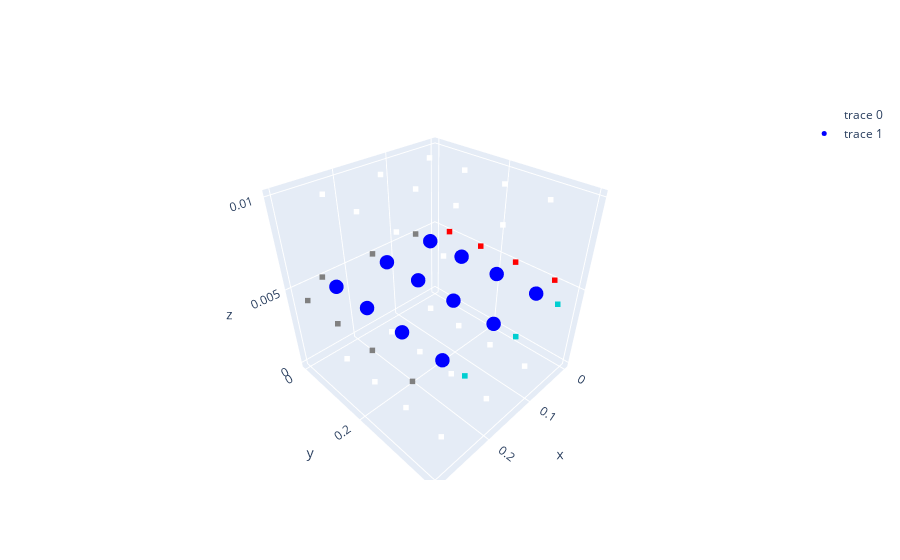

The notebook cell this image was saved under:
### Code cell
malla.draw()

### Figure 1 — Plotly figure (JSON) as saved in the notebook; plotly's stock layout.template omitted (floating-point values rounded to 4 significant figures)
{"data": [{"marker": {"color": ["white", "white", "white", "white", "white", "white", "white", "white", "white", "white", "white", "white", "gray", "gray", "gray", "red", "gray", "red", "gray", "red", "gray", "red", "gray", "darkturquoise", "darkturquoise", "darkturquoise", "white", "white", "white", "white", "white", "white", "white", "white", "white", "white", "white", "white"], "size": 2, "symbol": "square"}, "mode": "markers", "type": "scatter3d", "x": [0.05, 0.15, 0.25, 0.05, 0.15, 0.25, 0.05, 0.15, 0.25, 0.05, 0.15, 0.25, 0.05, 0.15, 0.25, 0, 0.3, 0, 0.3, 0, 0.3, 0, 0.3, 0.05, 0.15, 0.25, 0.05, 0.15, 0.25, 0.05, 0.15, 0.25, 0.05, 0.15, 0.25, 0.05, 0.15, 0.25], "y": [0.05, 0.05, 0.05, 0.15, 0.15, 0.15, 0.25, 0.25, 0.25, 0.35, 0.35, 0.35, 0, 0, 0, 0.05, 0.05, 0.15, 0.15, 0.25, 0.25, 0.35, 0.35, 0.4, 0.4, 0.4, 0.05, 0.05, 0.05, 0.15, 0.15, 0.15, 0.25, 0.25, 0.25, 0.35, 0.35, 0.35], "z": [0, 0, 0, 0, 0, 0, 0, 0, 0, 0, 0, 0, 0.005, 0.005, 0.005, 0.005, 0.005, 0.005, 0.005, 0.005, 0.005, 0.005, 0.005, 0.005, 0.005, 0.005, 0.01, 0.01, 0.01, 0.01, 0.01, 0.01, 0.01, 0.01, 0.01, 0.01, 0.01, 0.01]}, {"marker": {"color": "blue", "size": 5}, "mode": "markers", "type": "scatter3d", "x": [0.05, 0.15, 0.25, 0.05, 0.15, 0.25, 0.05, 0.15, 0.25, 0.05, 0.15, 0.25], "y": [0.05, 0.05, 0.05, 0.15, 0.15, 0.15, 0.25, 0.25, 0.25, 0.35, 0.35, 0.35], "z": [0.005, 0.005, 0.005, 0.005, 0.005, 0.005, 0.005, 0.005, 0.005, 0.005, 0.005, 0.005]}], "layout": {}}
